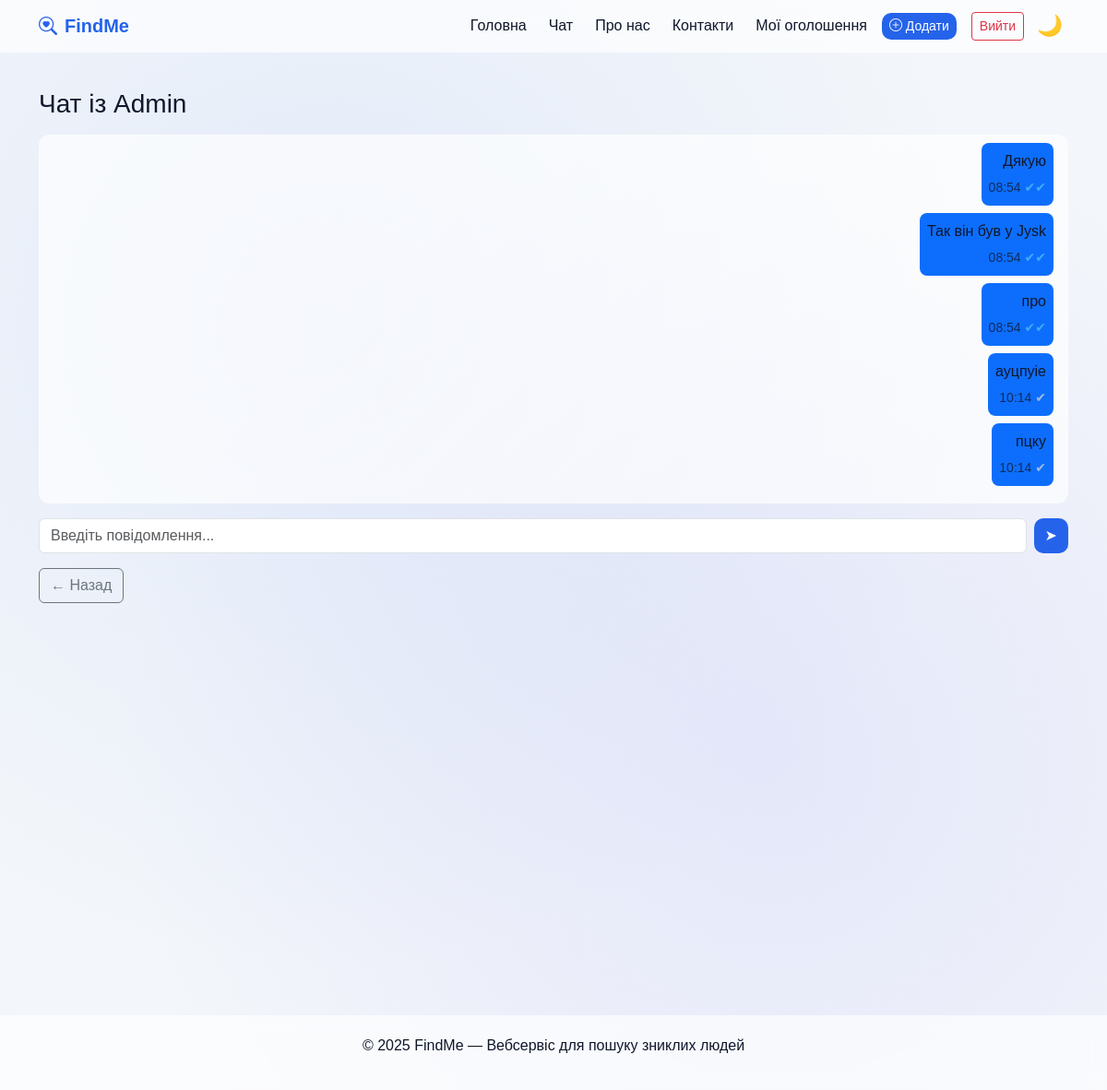
The app's page /chat/Admin/ (signed in) with its own data.
### user_messages/models.py (models this page shows, shortened)
class Message(models.Model):
    sender = models.ForeignKey(User, on_delete=models.CASCADE, related_name='sent_messages')
    receiver = models.ForeignKey(User, on_delete=models.CASCADE, related_name='received_messages')
    text = models.TextField()
    created_at = models.DateTimeField(auto_now_add=True)
    is_read = models.BooleanField(default=False)

### user_messages/views.py (the view)
# urls.py: path('<str:username>/', views.chat_detail, name='chat_detail'),
@login_required
def chat_detail(request, username):
    other_user = get_object_or_404(User, username=username)
    messages = Message.objects.filter(
        sender__in=[request.user, other_user],
        receiver__in=[request.user, other_user]
    ).order_by('created_at')
    unread_messages = messages.filter(receiver=request.user, is_read=False)
    unread_messages.update(is_read=True)
    if request.method == 'POST':
        text = request.POST.get('text')
        if text.strip():
            Message.objects.create(sender=request.user, receiver=other_user, text=text)
            return redirect('chat_detail', username=other_user.username)
    return render(request, 'chat_detail.html', {
        'other_user': other_user,
        'messages': messages
    })

### templates/chat_detail.html (shortened to what this page needs)
{% extends 'base.html' %}
{% block content %}
<div class="chat-container">
  <h3 class="mb-3">Чат із {{ other_user.username }}</h3>
  <div id="chatBox" class="chat-box mb-3" style="height:400px; overflow-y:auto;">
    {% for msg in messages %}
      <div class="mb-2 {% if msg.sender == user %}text-end{% endif %}">
        <div class="d-inline-block p-2 rounded-3 {% if msg.sender == user %}bg-primary text-white{% else %}bg-secondary text-white{% endif %}" style="max-width:70%;">
          <p class="mb-1">{{ msg.text }}</p>
          <small class="opacity-75">{{ msg.created_at|date:"H:i" }}
            {% if msg.sender == user %}
              {% if msg.is_read %}
                <span style="color:#4fc3f7;">✔✔</span>
              {% else %}
                <span style="color:lightgray;">✔</span>
              {% endif %}
            {% endif %}
          </small>
        </div>
      </div>
    {% empty %}
      <p class="text-center text-muted">Немає повідомлень.</p>
    {% endfor %}
  </div>
  <form id="chatForm" method="post" class="d-flex gap-2">
    <input type="text" name="text" id="chatInput" class="form-control" placeholder="Введіть повідомлення..." required>
    <button class="btn btn-primary" type="submit">➤</button>
  </form>
  <a href="/chat/" class="btn btn-outline-secondary mt-3">← Назад</a>
</div>
{% endblock %}

### templates/base.html (style rules this page uses)
:root { --bg-light: #f3f6fa; --bg-dark: #0b1120; --glass-light: rgba(255, 255, 255, 0.65); --glass-dark: rgba(17, 25, 40, 0.65); --text-light: #0f172a; --text-dark: #f8fafc; --accent: #2563eb; --radius: 16px; --transition: all 0.3s ease; }
html[data-theme="light"] { --bg: var(--bg-light); --text: var(--text-light); --glass: var(--glass-light); }
body { background: var(--bg); color: var(--text); font-family: 'Poppins', sans-serif; transition: var(--transition); display: flex; flex-direction: column; min-height: 100vh; background-image: radial-gradient(at 30% 30%, rgba(37,99,235,0.08), transparent 60%), radial-gradient(at 70% 70%, rgba(99,102,241,0.1), transparent 60%); }
a { color: var(--accent); text-decoration: none; transition: var(--transition); }
h1, h2, h3, h4, h5, h6, p, small, label, li, span { color: var(--text); transition: var(--transition); }
.comment-box, .chat-box { background-color: var(--glass) !important; color: var(--text) !important; border: 1px solid rgba(255,255,255,0.2); border-radius: 12px; padding: 10px 15px; }
html[data-theme="light"] .chat-box { color: white !important; }
input, textarea, select { background-color: rgba(255,255,255,0.5); border: 1px solid rgba(0,0,0,0.1); border-radius: 10px; color: var(--text); transition: var(--transition); }
.btn-primary { background-color: var(--accent); border: none; border-radius: 10px; }

### records on screen
Message: text "Дякую", created_at "08:54"
Message: text "Так він був у Jysk", created_at "08:54"
Message: text "про", created_at "08:54"
Message: text "ауцпуіе", created_at "10:14"
Message: text "пцку", created_at "10:14"

### other values on screen
{{ other_user.username }} "Admin"
